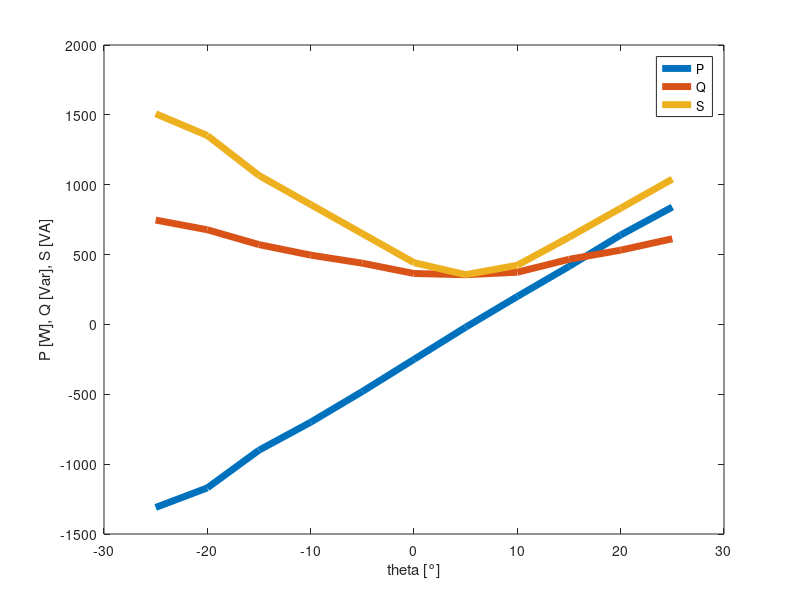
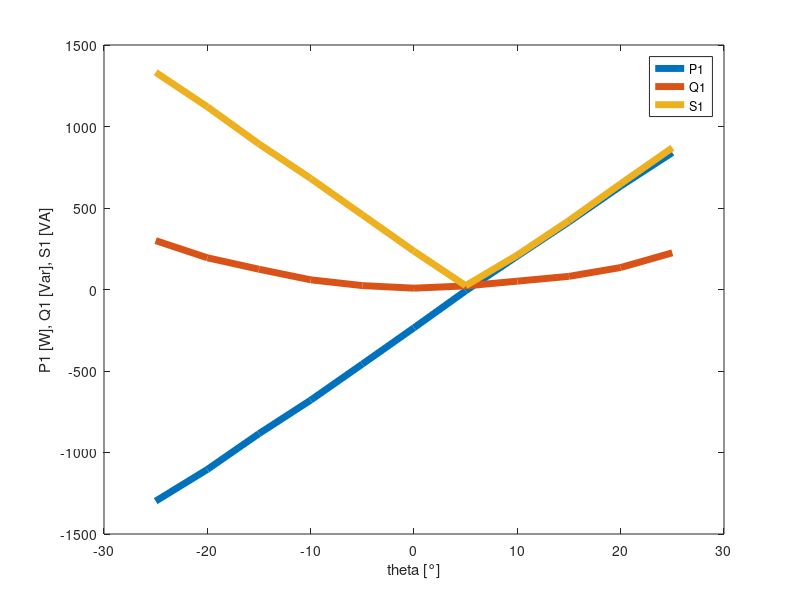
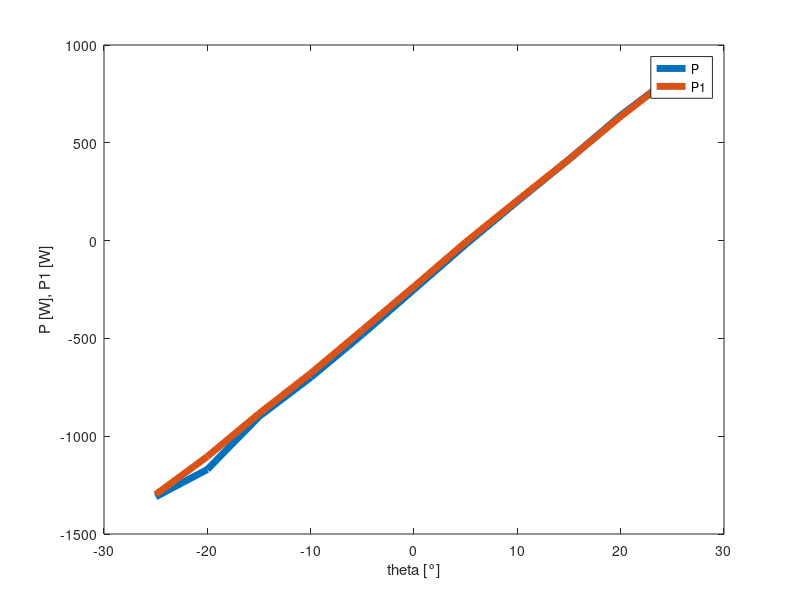
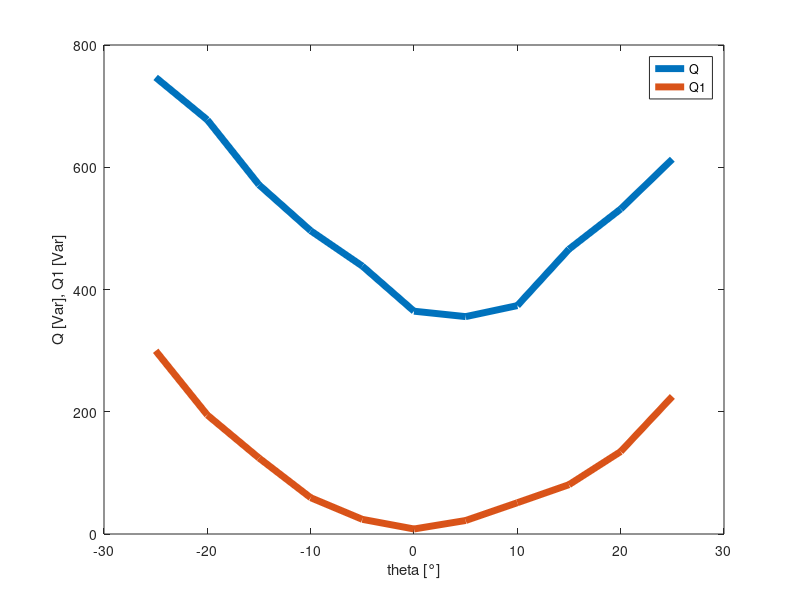

Reproduce these figures in MATLAB, in order.
% P und Q total, nicht die harmonischen

theta = [-25,   -20,   -15,  -10,  -5,   0,    5,    10,   15,   20,   25];
U =     260;
I =     [5.8,   5.2,   4.1,  3.3,  2.5,  1.7,  1.37, 1.63, 2.4,  3.2   4];
P =     [-1310, -1170, -900, -700, -480, -250, -20,  200,  415,  640,  840];
S =     U*I; 
Q = sqrt(S.^2 - P.^2);

figure(1)
plot(theta,P, 'linewidth', 5, theta, Q, 'linewidth', 5, theta,S, 'linewidth', 5)
legend('P', 'Q', 'S')
xlabel('theta [°]')
ylabel('P [W], Q [Var], S [VA]')






% P1 und Q1 

theta = [-25,   -20,   -15,    -10,    -5,    0,    5,    10,    15,    20,    25];
U1 = 235;
I1 =    [5.67,  4.77,  3.8,    2.9,    1.95,  1,    0.1,  0.9,   1.8,   2.76,  3.7];
angle=  [-193,  - 190, -188,   -185,   -183,  -182  -250, -346,  -349,  -348,  -345];
phi = (angle+360).*(pi/180);
S1 = U1*I1;
P1 = S1.*cos(phi);
Q1 = S1.*sin(phi);

figure(2)
plot(theta,P1, 'linewidth', 5, theta, Q1, 'linewidth', 5, theta,S1, 'linewidth', 5)
legend('P1', 'Q1', 'S1')
xlabel('theta [°]')
ylabel('P1 [W], Q1 [Var], S1 [VA]')



figure(3)
plot(theta, P, 'linewidth', 5, theta, P1, 'linewidth', 5)
legend('P', 'P1')
xlabel('theta [°]')
ylabel('P [W], P1 [W]')

figure(4)
plot(theta, Q, 'linewidth', 5, theta, Q1, 'linewidth', 5)
legend('Q', 'Q1')
xlabel('theta [°]')
ylabel('Q [Var], Q1 [Var]')